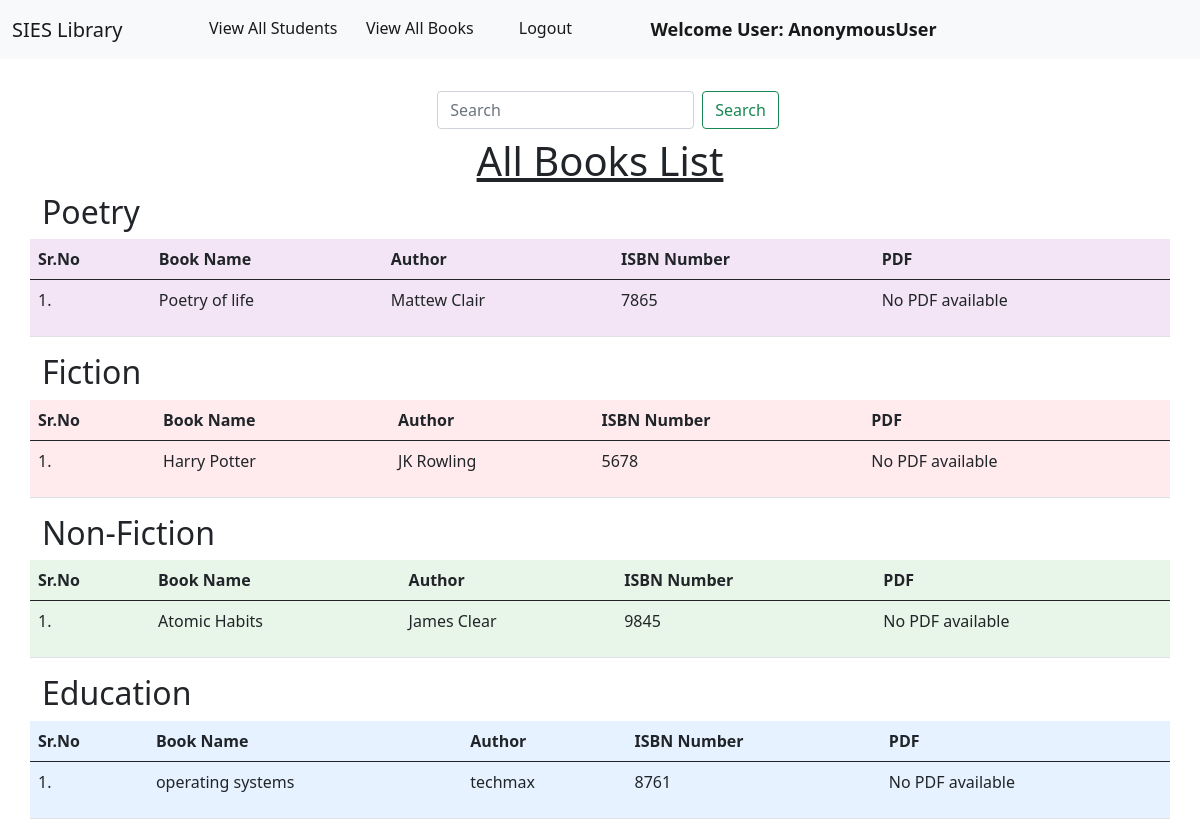
Screenshot of /view_books/ with the database file from the repository.
### bookapp/models.py (models this page shows, shortened)
class Book(models.Model):
    CATEGORY_CHOICES = [
        ('Fiction', 'Fiction'),
        ('Non-Fiction', 'Non-Fiction'),
        ('Science', 'Science'),
        ('Biography', 'Biography'),
        ('Poetry', 'Poetry'),
        ('Education', 'Education'),
    ]
    name = models.CharField(max_length=200)
    author = models.CharField(max_length=200)
    isbn = models.PositiveIntegerField()
    category = models.CharField(max_length=50, choices=CATEGORY_CHOICES)
    pdf_file = models.FileField(upload_to='book_pdfs/', blank=True, null=True)

### bookapp/views.py (the view)
# urls.py: path("view_books/", views.view_books, name="view_books"),
def view_books(request):
    books = Book.objects.all()
    return render(request, "view_books.html", {'books': books})

### bookapp/templates/view_books.html (shortened to what this page needs)
{% extends 'basic.html' %}
{% load static %}
{% block body %}
<div class="container mt-4">
    <div class="row">
        <nav class="navbar bg-body-light">
            <div class="container-fluid justify-content-center align-items-center">
                <form class="d-flex" role="search" method="get" action="{% url 'search_books' %}">
                    <input class="form-control me-2" type="search" placeholder="Search" aria-label="Search" name="q" value="{{ request.GET.q }}">
                    <button class="btn btn-outline-success" type="submit">Search</button>
                </form>
            </div>
        </nav>
        {% if query %}
            <h2>Search Results for "{{ query }}"</h2>
        {% else %}
            <h1 class="text-center"><u>All Books List</u></h1>
        {% endif %}
        {% regroup books by category as category_list %}
        {% for category in category_list %}
            <h2>{{ category.grouper }}</h2>
            <table class="table table-hover table-{{ category.grouper|slugify }}">
                <thead>
                    <tr>
                        <th>Sr.No</th>
                        <th>Book Name</th>
                        <th>Author</th>
                        <th>ISBN Number</th>
                        <th>PDF</th>
                    </tr>
                </thead>
                <tbody>
                    {% for book in category.list %}
                        <tr>
                            <td>{{ forloop.counter }}.</td>
                            <td>{{ book.name }}</td>
                            <td>{{ book.author }}</td>
                            <td>{{ book.isbn }}</td>
                            <td>
                                {% if book.pdf_file %}
                                    {% if request.user.is_superuser or request.user in book.issued_books.all %}
                                        <div class="pdf-actions">
                                            <a href="{{ book.pdf_file.url }}" class="btn btn-primary" target="_blank">View PDF</a>
                                            <a href="{{ book.pdf_file.url }}" class="btn btn-success" download>Download PDF</a>
                                        </div>
                                    {% else %}
                                        <p>No PDF available</p>
                                    {% endif %}
                                {% endif %}
                            </td>
                        </tr>
                    {% endfor %}
                </tbody>
            </table>
        {% empty %}
            <p>No books found.</p>
        {% endfor %}
    </div>
</div>
{% endblock %}

### bookapp/templates/basic.html (shortened to what this page needs)
<!doctype html>
<html lang="en">
  <head>
    <link href="https://cdn.jsdelivr.net/npm/bootstrap@5.1.0/dist/css/bootstrap.min.css" rel="stylesheet">
    <link rel="stylesheet" href="https://cdn.datatables.net/1.10.25/css/jquery.dataTables.min.css">
    <link rel="stylesheet" href="https://cdn.datatables.net/buttons/1.7.1/css/buttons.dataTables.min.css">
  </head>
  <body>
    <nav class="navbar navbar-expand-lg navbar-light bg-light">
        <div class="container-fluid">
          <a class="navbar-brand" href="#">SIES Library</a>
          <div class="collapse navbar-collapse" id="navbarSupportedContent">
            <ul class="navbar-nav me-auto mb-2 mb-lg-0">
              <li class="nav-item">
                <a class="nav-link active" aria-current="page" href="/view_students/">View All Students</a>
              </li>
              <li class="nav-item">
                <a class="nav-link active" aria-current="page" href="/view_books/">View All Books</a>
              </li>
              <li class="nav-item">
                <a class="nav-link active" aria-current="page" href="/logout/">Logout</a>
              </li>
              <li class="nav-item">
                <a style="font-weight:600; font-family:'Segoe UI', Tahoma, Geneva, Verdana, sans-serif; font-size: large;" class="nav-link active" href="#">Welcome User: {{request.user}}</a>
              </li>
            </ul>
          </div>
        </div>
      </nav>
      {% block body %}
      {% endblock %}
  </body>
</html>

### bookapp/templates/view_books.html (style rules this page uses)
.table-education { background-color: #e6f2ff; }
.table-fiction { background-color: #ffebee; }
.table-non-fiction { background-color: #e8f5e9; }
.table-poetry { background-color: #f3e5f5; }

### rows the page displays
Book: grouper "Poetry", name "Poetry of life", author "Mattew Clair", isbn "7865", shows "No PDF available"
Book: grouper "Fiction", name "Harry Potter", author "JK Rowling", isbn "5678", shows "No PDF available"
Book: grouper "Non-Fiction", name "Atomic Habits", author "James Clear", isbn "9845", shows "No PDF available"
Book: grouper "Education", name "operating systems", author "techmax", isbn "8761", shows "No PDF available"

### other values shown
{{ request.user }} "AnonymousUser"
